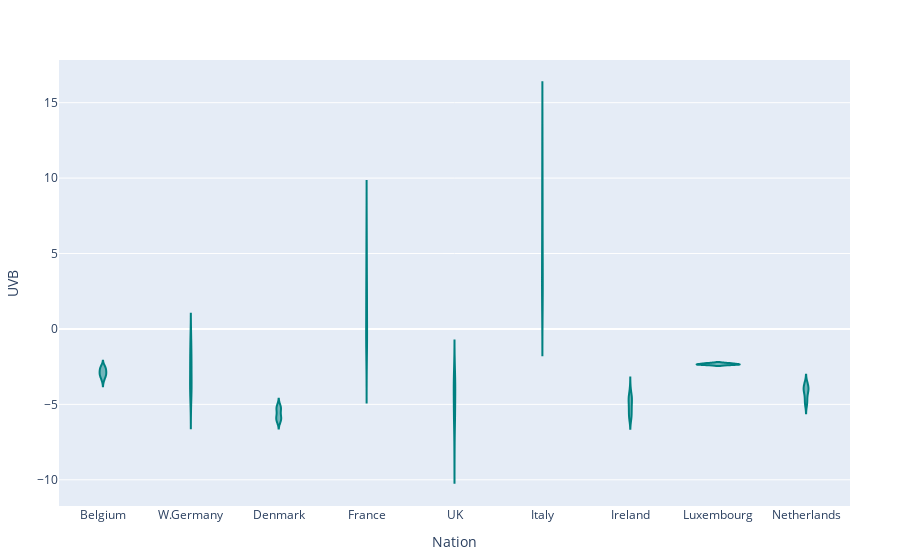

The cell this chart's notebook holds for it:
### Markdown cell above
Create violin plots depicting the UVB levels on each country.

### Code cell
vl = plot(melanoma, x=:Nation, y=:UVB, kind="violin",  marker_color=:teal)

### Figure 1 — Plotly figure (JSON) as saved in the notebook; plotly's stock layout.template omitted (floating-point values rounded to 4 significant figures; data arrays with more than 128 entries replaced by an {"elided": "..."} marker saying what was removed)
{"data": [{"marker": {"color": "teal"}, "type": "violin", "x": {"elided": "354 str values"}, "xaxis": "x", "y": {"elided": "354 float values"}, "yaxis": "y"}], "layout": {"legend": {"tracegroupgap": 0}, "margin": {"b": 50, "l": 50, "r": 50, "t": 60}, "xaxis": {"title": {"text": "Nation"}}, "yaxis": {"title": {"text": "UVB"}}}}
